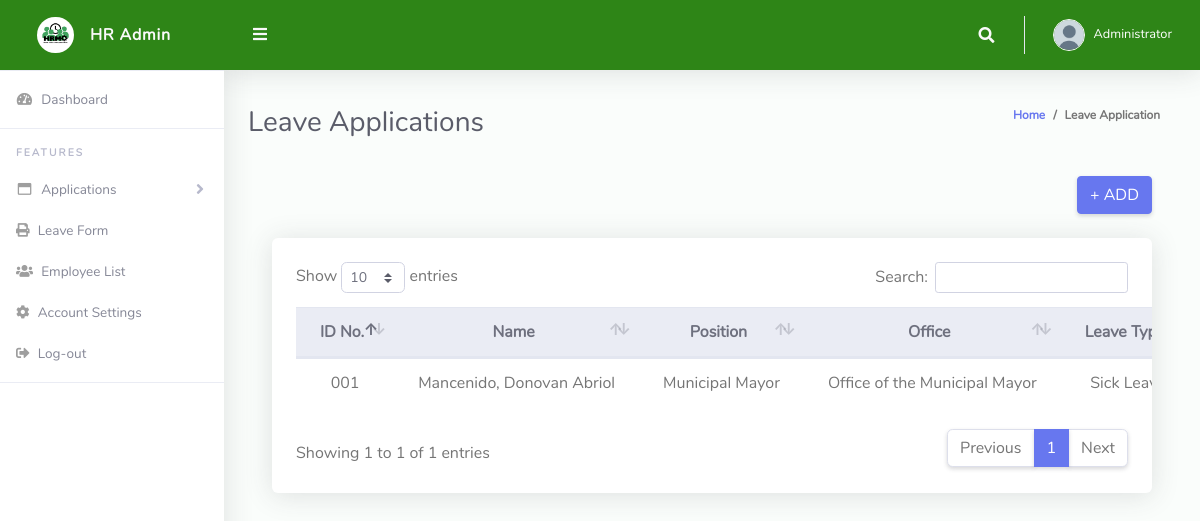
Screenshot of /pages/applications.php (signed in) with the database file from the repository.
### tables this page shows
CREATE TABLE `employee` (
  `employee_id` varchar(3) NOT NULL,
  `fname` varchar(50) NOT NULL,
  `midname` varchar(50) DEFAULT NULL,
  `lname` varchar(50) NOT NULL,
  `extname` varchar(10) DEFAULT NULL,
  `gender` varchar(10) NOT NULL,
  `position` varchar(100) NOT NULL,
  `office` varchar(100) NOT NULL
);

CREATE TABLE `leaveapplication` (
  `employee_id` varchar(10) NOT NULL,
  `leavetype` varchar(50) NOT NULL,
  `dateapplied` date NOT NULL,
  `startdate` date NOT NULL,
  `enddate` date NOT NULL,
  `numofdays` int(100) NOT NULL,
  `file` blob DEFAULT NULL
);

### function/leavefunctions/fetchleave.php (the view, shortened to what this page needs)
<?php
    include '../database/db_connect.php';
    $result = $conn->query("SELECT * FROM employee, leaveapplication WHERE employee.employee_id = leaveapplication.employee_id");
    while ($row = $result->fetch_assoc()) {
        $full_name = "{$row['lname']}, {$row['fname']} {$row['extname']} {$row['midname']}";
        echo "<tr class='text-center'>";
        echo "<td>{$row['employee_id']}</td>";
        echo "<td>{$full_name}</td>";
        echo "<td>{$row['position']}</td>";
        echo "<td>{$row['office']}</td>";
        echo "<td>{$row['leavetype']}</td>";
        echo "</tr>";
    }
?>

### pages/applications.php (style rules this page uses)
.table th, .table td { white-space: nowrap; }
.table td { text-align: center; }

### rows the page displays
employee: leaveapplication.employee_id "001", full_name "Mancenido, Donovan Abriol", position "Municipal Mayor", office "Office of the Municipal Mayor", leaveapplication.leavetype "Sick…"
